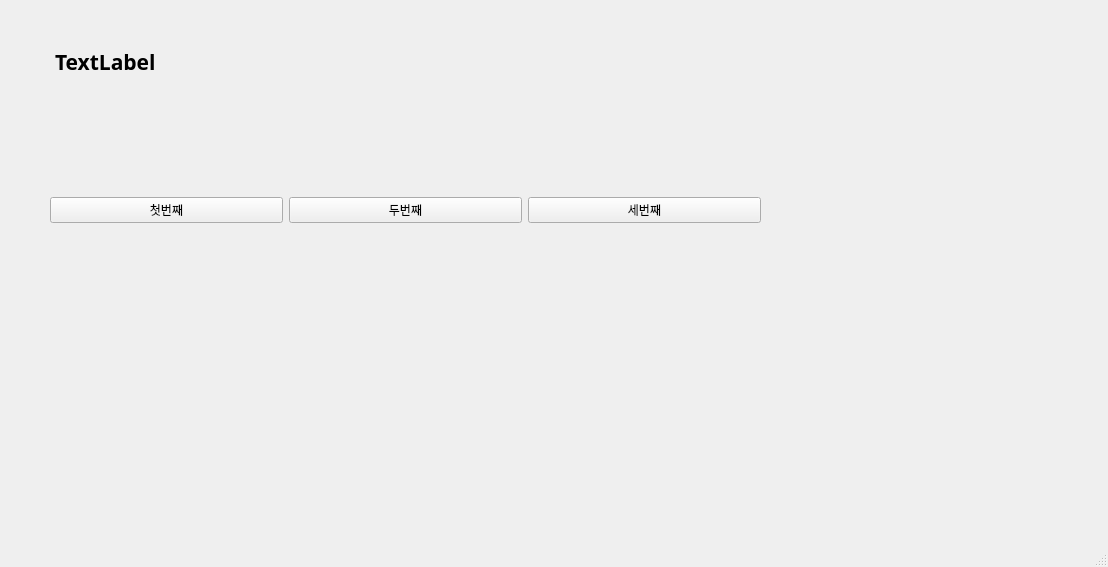
<?xml version="1.0" encoding="UTF-8"?>
<ui version="4.0">
 <class>MainWindow</class>
 <widget class="QMainWindow" name="MainWindow">
  <property name="geometry">
   <rect>
    <x>0</x>
    <y>0</y>
    <width>1108</width>
    <height>567</height>
   </rect>
  </property>
  <property name="windowTitle">
   <string>MainWindow</string>
  </property>
  <widget class="QWidget" name="centralwidget">
   <widget class="QWidget" name="horizontalLayoutWidget">
    <property name="geometry">
     <rect>
      <x>50</x>
      <y>90</y>
      <width>711</width>
      <height>241</height>
     </rect>
    </property>
    <layout class="QHBoxLayout" name="horizontalLayout">
     <item>
      <widget class="QPushButton" name="pushButton_3">
       <property name="text">
        <string>첫번째</string>
       </property>
      </widget>
     </item>
     <item>
      <widget class="QPushButton" name="pushButton_2">
       <property name="text">
        <string>두번째</string>
       </property>
      </widget>
     </item>
     <item>
      <widget class="QPushButton" name="pushButton">
       <property name="text">
        <string>세번째</string>
       </property>
      </widget>
     </item>
    </layout>
   </widget>
   <widget class="QLabel" name="label">
    <property name="geometry">
     <rect>
      <x>55</x>
      <y>41</y>
      <width>291</width>
      <height>41</height>
     </rect>
    </property>
    <property name="font">
     <font>
      <family>맑은 고딕</family>
      <pointsize>16</pointsize>
      <weight>75</weight>
      <bold>true</bold>
     </font>
    </property>
    <property name="text">
     <string>TextLabel</string>
    </property>
   </widget>
  </widget>
  <widget class="QMenuBar" name="menubar">
   <property name="geometry">
    <rect>
     <x>0</x>
     <y>0</y>
     <width>1108</width>
     <height>21</height>
    </rect>
   </property>
  </widget>
  <widget class="QStatusBar" name="statusbar"/>
 </widget>
 <resources/>
 <connections>
  <connection>
   <sender>pushButton_3</sender>
   <signal>clicked()</signal>
   <receiver>MainWindow</receiver>
   <slot>firstClick()</slot>
   <hints>
    <hint type="sourcelabel">
     <x>200</x>
     <y>239</y>
    </hint>
    <hint type="destinationlabel">
     <x>238</x>
     <y>278</y>
    </hint>
   </hints>
  </connection>
  <connection>
   <sender>pushButton_2</sender>
   <signal>clicked()</signal>
   <receiver>MainWindow</receiver>
   <slot>secondClick()</slot>
   <hints>
    <hint type="sourcelabel">
     <x>457</x>
     <y>240</y>
    </hint>
    <hint type="destinationlabel">
     <x>473</x>
     <y>271</y>
    </hint>
   </hints>
  </connection>
  <connection>
   <sender>pushButton</sender>
   <signal>clicked()</signal>
   <receiver>MainWindow</receiver>
   <slot>thirdClick()</slot>
   <hints>
    <hint type="sourcelabel">
     <x>691</x>
     <y>239</y>
    </hint>
    <hint type="destinationlabel">
     <x>724</x>
     <y>263</y>
    </hint>
   </hints>
  </connection>
 </connections>
 <slots>
  <slot>firstClick()</slot>
  <slot>secondClick()</slot>
  <slot>thirdClick()</slot>
 </slots>
</ui>
